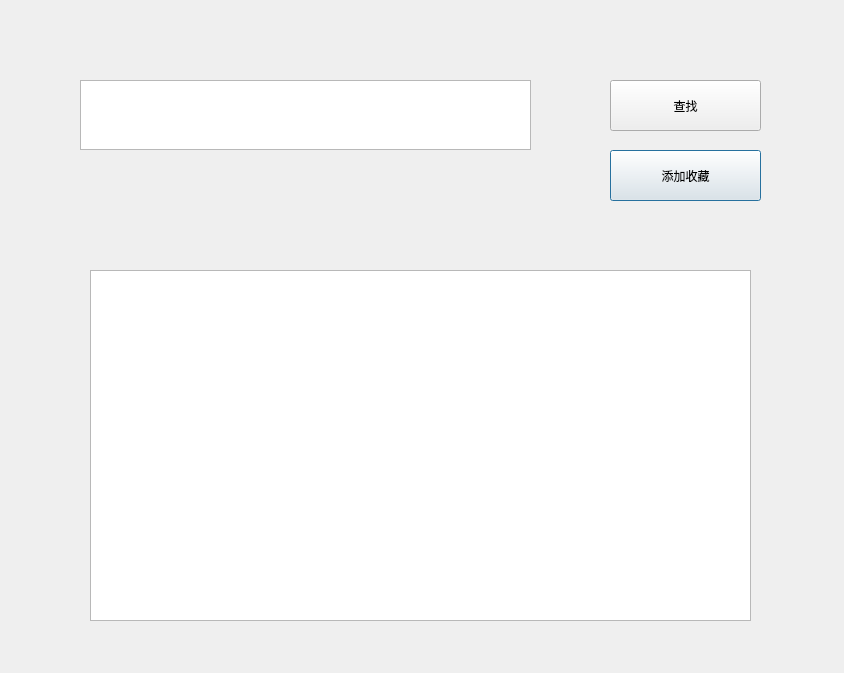
<?xml version="1.0" encoding="UTF-8"?>
<ui version="4.0">
 <class>Dialog</class>
 <widget class="QDialog" name="Dialog">
  <property name="geometry">
   <rect>
    <x>0</x>
    <y>0</y>
    <width>844</width>
    <height>673</height>
   </rect>
  </property>
  <property name="windowTitle">
   <string>Dialog</string>
  </property>
  <widget class="QPushButton" name="love">
   <property name="geometry">
    <rect>
     <x>610</x>
     <y>150</y>
     <width>151</width>
     <height>51</height>
    </rect>
   </property>
   <property name="text">
    <string>添加收藏</string>
   </property>
  </widget>
  <widget class="QPushButton" name="found2">
   <property name="geometry">
    <rect>
     <x>610</x>
     <y>80</y>
     <width>151</width>
     <height>51</height>
    </rect>
   </property>
   <property name="text">
    <string>查找</string>
   </property>
  </widget>
  <widget class="QTextEdit" name="found1">
   <property name="geometry">
    <rect>
     <x>80</x>
     <y>80</y>
     <width>451</width>
     <height>70</height>
    </rect>
   </property>
  </widget>
  <widget class="QListWidget" name="list">
   <property name="geometry">
    <rect>
     <x>90</x>
     <y>270</y>
     <width>661</width>
     <height>351</height>
    </rect>
   </property>
  </widget>
 </widget>
 <resources/>
 <connections/>
</ui>
